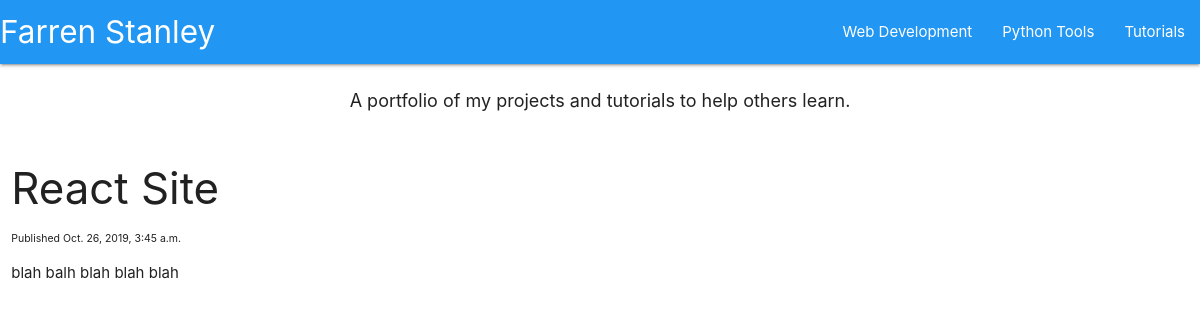
The page /react-site on the database its author committed.
### main/models.py (models this page shows, shortened)
class Tutorial(models.Model):
    tutorial_title = models.CharField(max_length=200)
    tutorial_content = models.TextField()
    tutorial_published = models.DateTimeField('date published')
    tutorial_series = models.ForeignKey(TutorialSeries, default=1, verbose_name="Series", on_delete=models.SET_DEFAULT)
    tutorial_slug = models.CharField(max_length=200, default=1)

### main/views.py (the view, shortened to what this page needs)
# urls.py: path("<single_slug>", views.single_slug, name="single_slug")
def single_slug(request, single_slug):
    categories = [c.category_slug for c in TutorialCategory.objects.all()]
    tutorials = [t.tutorial_slug for t in Tutorial.objects.all()]
    if single_slug in tutorials:
        this_tutorial = Tutorial.objects.get(tutorial_slug=single_slug)
        return render(request=request,
                      template_name='main/tutorial.html',
                      context={"tutorial": this_tutorial})
    return HttpResponse(f"'{single_slug}' does not correspond to anything we know of!")

### main/templates/main/tutorial.html
{% extends 'main/header.html' %}
{% block content %}
    <div class="row">
        <div class="col s12, m8, l8">
            <h3>{{tutorial.tutorial_title}}</h3>
            <p style="font-size:70%">Published {{tutorial.tutorial_published}}</p>
            {{tutorial.tutorial_content|safe}}
        </div>
    </div>
{% endblock %}

### rows shown on the page
Tutorial: tutorial_title "React Site", tutorial_published "Oct. 26, 2019, 3:45 a.m.", tutorial_content "blah balh blah blah blah"
